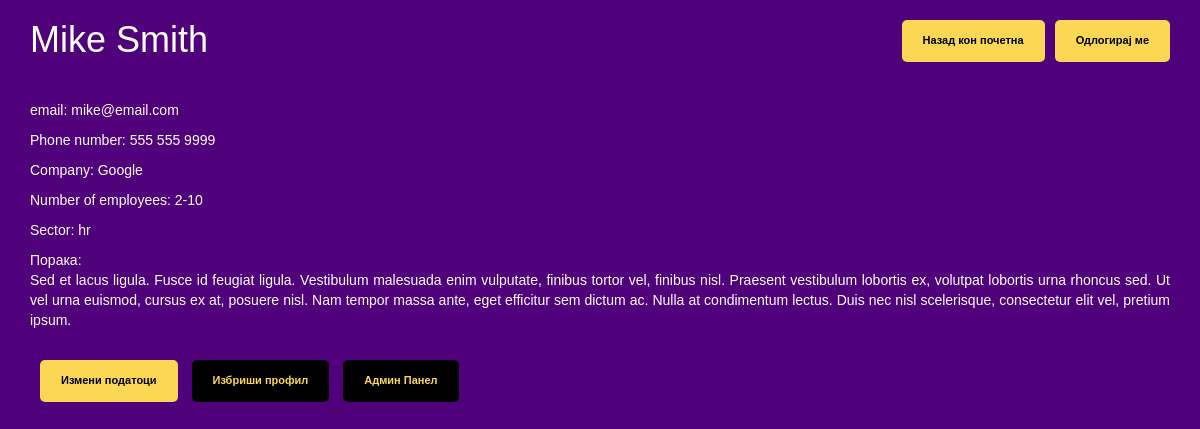
The page /welcome.php (signed in) on the database its author committed.
### tables this page shows
CREATE TABLE `users` (
  `id` int(10) UNSIGNED NOT NULL,
  `name` varchar(32) DEFAULT NULL,
  `lastname` varchar(64) DEFAULT NULL,
  `password` varchar(64) DEFAULT NULL,
  `company` varchar(64) DEFAULT NULL,
  `email` varchar(64) DEFAULT NULL,
  `phone_number` varchar(64) DEFAULT NULL,
  `no_of_employees` varchar(32) DEFAULT NULL,
  `sector` varchar(32) DEFAULT NULL,
  `message` text,
  `user_type` varchar(8) NOT NULL DEFAULT '0'
);

### welcome.php (the view, shortened to what this page needs)
<?php
require_once 'connect.php';
if (isset($_SESSION['id'])) {
    $userId = $_SESSION['id'];
    $sql = "SELECT * FROM users WHERE id=:id";
    $stmt = $pdo->prepare($sql);
    $stmt->execute(['id' => $userId]);
    $user = $stmt->fetch();
} else {
    header("Location: login.php");
    die();
}
if($_SESSION['user_type'] == 1) {
    $adminBtn = '<a class="btn my_btn btn_black" href="admin.php">Админ Панел</a>';
} else {
    $adminBtn = "";
}
?>
<!DOCTYPE html>
<html lang="en">
<head>
    <link href="bootstrap-3.3.7-dist/css/bootstrap.css" rel="stylesheet">
    <link href="styles/welcome.css" rel="stylesheet">
</head>
<body>
    <div class="container">
        <div class="header">
            <h1 class="pull-left"><?= $user['name'] . " " . $user['lastname']; ?></h1>
            <a class="btn my_btn btn_yellow pull-right" href="logout.php">Одлогирај ме</a>
            <a class="btn my_btn btn_yellow pull-right" href="index.php">Назад кон почетна</a>
        </div>
        <div>
            <p>email: <?= $user['email']; ?></p>
            <p>Phone number: <?= $user['phone_number']; ?></p>
            <p>Company: <?= $user['company']; ?></p>
            <p>Number of employees: <?= $user['no_of_employees']; ?></p>
            <p>Sector: <?= $user['sector']; ?></p>
            <div class="div"><span>Порака:</span>
                <p class="message text-justify"><?= $user['message']; ?></p>
            </div>
            <a class="btn my_btn btn_yellow" href="edit.php">Измени податоци</a>
            <a class="btn my_btn btn_black" href="delete.php">Избриши профил</a>
            <?= $adminBtn ?>
        </div>
    </div>
</body>
</html>

### styles/welcome.css (style rules this page uses)
body { font-family: Ubuntu, Arial, Helvetica, sans-serif; background-color: #51007c; color: white; }
.header { height: 100px; }
.message { width: 100%; word-wrap: break-word; }
.my_btn { font-weight: bold; font-size: 11px; border-radius: 5px; padding: 12px 20px; margin-top: 20px; margin-left: 10px; }
.btn_yellow { background-color: #fbd754; color: black; }
.btn_black { background-color: black; color: #fbd754; }

### rows shown on the page
users: name "Mike", lastname "Smith", email "mike@email.com", phone_number "555 555 9999", company "Google", no_of_employees "2-10", sector "hr", message "Sed et lacus ligula. Fusce id feugiat ligula. Vestibulum malesuada enim vulputate, finibus tortor vel, finibus nisl. Praesent vestibulum lobortis ex, volutpat lobortis urna rhoncus sed. Ut vel urna euismod, cursus ex at, posuere nisl. Nam tempor massa ante, eget efficitur sem dictum ac. Nulla at condimentum lectus. Duis nec nisl scelerisque, consectetur elit vel, pretium ipsum."
